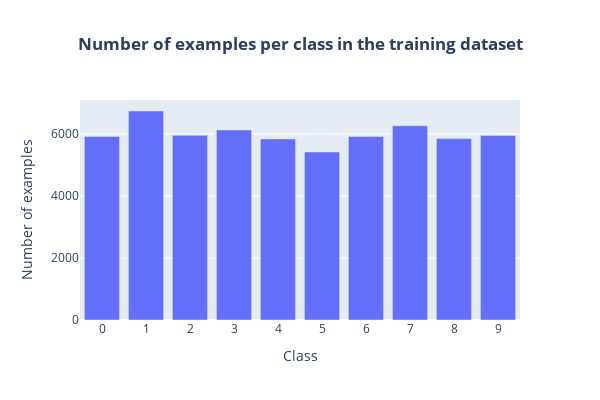
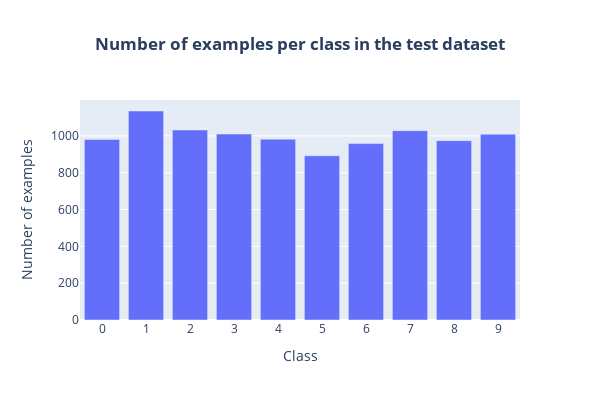

Notebook source saved alongside these figures, in order:
### Code cell
# Dataset balancing analysis
from tensorflow.keras.utils import to_categorical

yy = to_categorical(y)
yyt = to_categorical(yt)
sum_along_columns1 = np.sum(yy, axis = 0)
print(sum_along_columns1)
sum_along_columns2 = np.sum(yyt, axis = 0)
print(sum_along_columns2)
fig1 = px.bar(x=range(10),y=sum_along_columns1, width=600, height=400,
              labels=dict(x="Class", y="Number of examples"), title="<b>Number of examples per class in the training dataset</b>")
fig1.update_layout(xaxis = dict(tickmode = 'linear', dtick = 1), title_x=0.5)
fig1.show()
fig2 = px.bar(x=range(10),y=sum_along_columns2, width=600, height=400,
              labels=dict(x="Class", y="Number of examples"), title="<b>Number of examples per class in the test dataset</b>")
fig2.update_layout(xaxis = dict(tickmode = 'linear', dtick = 1), title_x=0.5)
fig2.show()

### Figure 1 — Plotly figure (JSON) as saved in the notebook; plotly's stock layout.template omitted (floating-point values rounded to 4 significant figures)
{"data": [{"alignmentgroup": "True", "hovertemplate": "Class=%{x}<br>Number of examples=%{y}<extra></extra>", "legendgroup": "", "marker": {"color": "#636efa", "pattern": {"shape": ""}}, "name": "", "offsetgroup": "", "orientation": "v", "showlegend": false, "textposition": "auto", "type": "bar", "x": [0, 1, 2, 3, 4, 5, 6, 7, 8, 9], "xaxis": "x", "y": [5923, 6742, 5958, 6131, 5842, 5421, 5918, 6265, 5851, 5949], "yaxis": "y"}], "layout": {"barmode": "relative", "height": 400, "legend": {"tracegroupgap": 0}, "title": {"text": "<b>Number of examples per class in the training dataset</b>", "x": 0.5}, "width": 600, "xaxis": {"anchor": "y", "domain": [0, 1], "dtick": 1, "tickmode": "linear", "title": {"text": "Class"}}, "yaxis": {"anchor": "x", "domain": [0, 1], "title": {"text": "Number of examples"}}}}

### Figure 2 — Plotly figure (JSON) as saved in the notebook; plotly's stock layout.template omitted (floating-point values rounded to 4 significant figures)
{"data": [{"alignmentgroup": "True", "hovertemplate": "Class=%{x}<br>Number of examples=%{y}<extra></extra>", "legendgroup": "", "marker": {"color": "#636efa", "pattern": {"shape": ""}}, "name": "", "offsetgroup": "", "orientation": "v", "showlegend": false, "textposition": "auto", "type": "bar", "x": [0, 1, 2, 3, 4, 5, 6, 7, 8, 9], "xaxis": "x", "y": [980, 1135, 1032, 1010, 982, 892, 958, 1028, 974, 1009], "yaxis": "y"}], "layout": {"barmode": "relative", "height": 400, "legend": {"tracegroupgap": 0}, "title": {"text": "<b>Number of examples per class in the test dataset</b>", "x": 0.5}, "width": 600, "xaxis": {"anchor": "y", "domain": [0, 1], "dtick": 1, "tickmode": "linear", "title": {"text": "Class"}}, "yaxis": {"anchor": "x", "domain": [0, 1], "title": {"text": "Number of examples"}}}}
